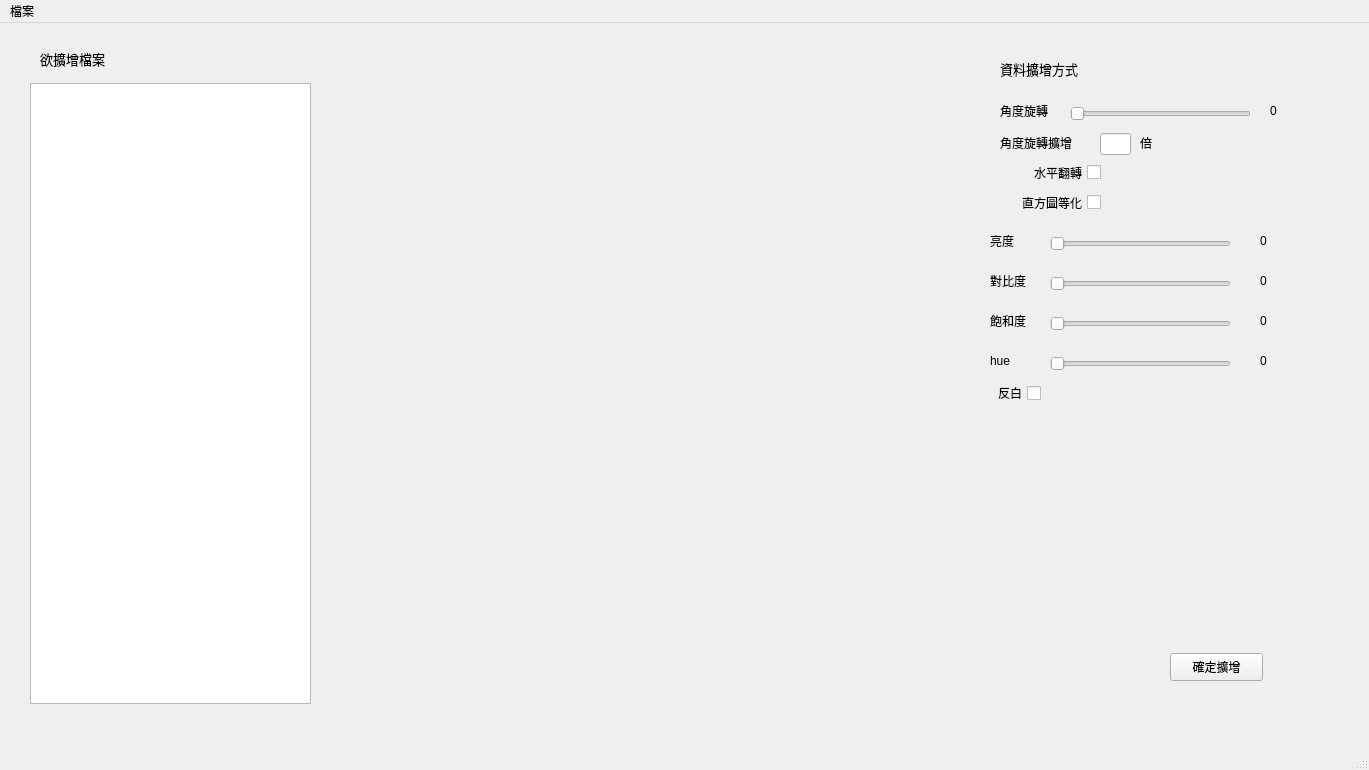
<?xml version="1.0" encoding="UTF-8"?>
<ui version="4.0">
 <class>MainWindow</class>
 <widget class="QMainWindow" name="MainWindow">
  <property name="geometry">
   <rect>
    <x>0</x>
    <y>0</y>
    <width>1369</width>
    <height>770</height>
   </rect>
  </property>
  <property name="windowTitle">
   <string>MainWindow</string>
  </property>
  <widget class="QWidget" name="centralwidget">
   <widget class="QLabel" name="label">
    <property name="geometry">
     <rect>
      <x>40</x>
      <y>20</y>
      <width>171</width>
      <height>31</height>
     </rect>
    </property>
    <property name="font">
     <font>
      <family>Arial</family>
      <pointsize>10</pointsize>
     </font>
    </property>
    <property name="text">
     <string>欲擴增檔案</string>
    </property>
   </widget>
   <widget class="QListWidget" name="filename_listwidget">
    <property name="geometry">
     <rect>
      <x>30</x>
      <y>60</y>
      <width>281</width>
      <height>621</height>
     </rect>
    </property>
   </widget>
   <widget class="QLabel" name="imageDisplayer">
    <property name="geometry">
     <rect>
      <x>370</x>
      <y>60</y>
      <width>600</width>
      <height>600</height>
     </rect>
    </property>
    <property name="maximumSize">
     <size>
      <width>600</width>
      <height>600</height>
     </size>
    </property>
    <property name="text">
     <string/>
    </property>
   </widget>
   <widget class="QLabel" name="label_2">
    <property name="geometry">
     <rect>
      <x>1000</x>
      <y>30</y>
      <width>171</width>
      <height>31</height>
     </rect>
    </property>
    <property name="font">
     <font>
      <family>Arial</family>
      <pointsize>10</pointsize>
     </font>
    </property>
    <property name="text">
     <string>資料擴增方式</string>
    </property>
   </widget>
   <widget class="QLabel" name="label_3">
    <property name="geometry">
     <rect>
      <x>1000</x>
      <y>80</y>
      <width>58</width>
      <height>15</height>
     </rect>
    </property>
    <property name="text">
     <string>角度旋轉</string>
    </property>
   </widget>
   <widget class="QSlider" name="rotationSlider">
    <property name="geometry">
     <rect>
      <x>1070</x>
      <y>80</y>
      <width>181</width>
      <height>22</height>
     </rect>
    </property>
    <property name="maximum">
     <number>60</number>
    </property>
    <property name="orientation">
     <enum>Qt::Horizontal</enum>
    </property>
   </widget>
   <widget class="QLabel" name="rotationValueLabel">
    <property name="geometry">
     <rect>
      <x>1270</x>
      <y>80</y>
      <width>58</width>
      <height>15</height>
     </rect>
    </property>
    <property name="text">
     <string>0</string>
    </property>
   </widget>
   <widget class="QLabel" name="label_5">
    <property name="geometry">
     <rect>
      <x>1000</x>
      <y>110</y>
      <width>91</width>
      <height>20</height>
     </rect>
    </property>
    <property name="text">
     <string>角度旋轉擴增</string>
    </property>
   </widget>
   <widget class="QLineEdit" name="augmentation_inputBox">
    <property name="geometry">
     <rect>
      <x>1100</x>
      <y>110</y>
      <width>31</width>
      <height>22</height>
     </rect>
    </property>
   </widget>
   <widget class="QLabel" name="label_6">
    <property name="geometry">
     <rect>
      <x>1140</x>
      <y>110</y>
      <width>31</width>
      <height>20</height>
     </rect>
    </property>
    <property name="text">
     <string>倍</string>
    </property>
   </widget>
   <widget class="QCheckBox" name="flip_checkBox">
    <property name="geometry">
     <rect>
      <x>1000</x>
      <y>140</y>
      <width>101</width>
      <height>19</height>
     </rect>
    </property>
    <property name="layoutDirection">
     <enum>Qt::RightToLeft</enum>
    </property>
    <property name="text">
     <string>水平翻轉</string>
    </property>
    <property name="tristate">
     <bool>false</bool>
    </property>
   </widget>
   <widget class="QCheckBox" name="histo_checkBox">
    <property name="geometry">
     <rect>
      <x>1000</x>
      <y>170</y>
      <width>101</width>
      <height>19</height>
     </rect>
    </property>
    <property name="layoutDirection">
     <enum>Qt::RightToLeft</enum>
    </property>
    <property name="text">
     <string>直方圖等化</string>
    </property>
    <property name="tristate">
     <bool>false</bool>
    </property>
   </widget>
   <widget class="QLabel" name="label_8">
    <property name="geometry">
     <rect>
      <x>990</x>
      <y>210</y>
      <width>31</width>
      <height>16</height>
     </rect>
    </property>
    <property name="text">
     <string>亮度</string>
    </property>
   </widget>
   <widget class="QSlider" name="brightnessSlider">
    <property name="geometry">
     <rect>
      <x>1050</x>
      <y>210</y>
      <width>181</width>
      <height>22</height>
     </rect>
    </property>
    <property name="maximum">
     <number>5</number>
    </property>
    <property name="singleStep">
     <number>1</number>
    </property>
    <property name="orientation">
     <enum>Qt::Horizontal</enum>
    </property>
   </widget>
   <widget class="QLabel" name="label_7">
    <property name="geometry">
     <rect>
      <x>990</x>
      <y>330</y>
      <width>31</width>
      <height>16</height>
     </rect>
    </property>
    <property name="text">
     <string>hue</string>
    </property>
   </widget>
   <widget class="QSlider" name="hueSlider">
    <property name="geometry">
     <rect>
      <x>1050</x>
      <y>330</y>
      <width>181</width>
      <height>22</height>
     </rect>
    </property>
    <property name="maximum">
     <number>5</number>
    </property>
    <property name="orientation">
     <enum>Qt::Horizontal</enum>
    </property>
   </widget>
   <widget class="QLabel" name="label_9">
    <property name="geometry">
     <rect>
      <x>990</x>
      <y>250</y>
      <width>51</width>
      <height>16</height>
     </rect>
    </property>
    <property name="text">
     <string>對比度</string>
    </property>
   </widget>
   <widget class="QSlider" name="contrastSlider">
    <property name="geometry">
     <rect>
      <x>1050</x>
      <y>250</y>
      <width>181</width>
      <height>22</height>
     </rect>
    </property>
    <property name="maximum">
     <number>5</number>
    </property>
    <property name="orientation">
     <enum>Qt::Horizontal</enum>
    </property>
   </widget>
   <widget class="QCheckBox" name="highlight_checkBox">
    <property name="geometry">
     <rect>
      <x>990</x>
      <y>360</y>
      <width>51</width>
      <height>20</height>
     </rect>
    </property>
    <property name="layoutDirection">
     <enum>Qt::RightToLeft</enum>
    </property>
    <property name="text">
     <string>反白</string>
    </property>
    <property name="tristate">
     <bool>false</bool>
    </property>
   </widget>
   <widget class="QLabel" name="label_10">
    <property name="geometry">
     <rect>
      <x>990</x>
      <y>290</y>
      <width>51</width>
      <height>16</height>
     </rect>
    </property>
    <property name="text">
     <string>飽和度</string>
    </property>
   </widget>
   <widget class="QSlider" name="saturateSlider">
    <property name="geometry">
     <rect>
      <x>1050</x>
      <y>290</y>
      <width>181</width>
      <height>22</height>
     </rect>
    </property>
    <property name="maximum">
     <number>5</number>
    </property>
    <property name="orientation">
     <enum>Qt::Horizontal</enum>
    </property>
   </widget>
   <widget class="QLabel" name="brightnessValueLabel">
    <property name="geometry">
     <rect>
      <x>1260</x>
      <y>210</y>
      <width>58</width>
      <height>15</height>
     </rect>
    </property>
    <property name="text">
     <string>0</string>
    </property>
   </widget>
   <widget class="QLabel" name="contrastValueLabel">
    <property name="geometry">
     <rect>
      <x>1260</x>
      <y>250</y>
      <width>58</width>
      <height>15</height>
     </rect>
    </property>
    <property name="text">
     <string>0</string>
    </property>
   </widget>
   <widget class="QLabel" name="saturateValueLabel">
    <property name="geometry">
     <rect>
      <x>1260</x>
      <y>290</y>
      <width>58</width>
      <height>15</height>
     </rect>
    </property>
    <property name="text">
     <string>0</string>
    </property>
   </widget>
   <widget class="QLabel" name="hueValueLabel">
    <property name="geometry">
     <rect>
      <x>1260</x>
      <y>330</y>
      <width>58</width>
      <height>15</height>
     </rect>
    </property>
    <property name="text">
     <string>0</string>
    </property>
   </widget>
   <widget class="QPushButton" name="augmentationButton">
    <property name="geometry">
     <rect>
      <x>1170</x>
      <y>630</y>
      <width>93</width>
      <height>28</height>
     </rect>
    </property>
    <property name="text">
     <string>確定擴增</string>
    </property>
   </widget>
  </widget>
  <widget class="QMenuBar" name="menubar">
   <property name="geometry">
    <rect>
     <x>0</x>
     <y>0</y>
     <width>1369</width>
     <height>25</height>
    </rect>
   </property>
   <widget class="QMenu" name="menu">
    <property name="title">
     <string>檔案</string>
    </property>
    <addaction name="action_loadImage"/>
    <addaction name="action_loadFolder"/>
    <addaction name="action_loadAnnotation"/>
    <addaction name="action_selectSavePath"/>
   </widget>
   <addaction name="menu"/>
  </widget>
  <widget class="QStatusBar" name="statusbar"/>
  <action name="action_loadImage">
   <property name="text">
    <string>載入圖片</string>
   </property>
  </action>
  <action name="action_loadFolder">
   <property name="text">
    <string>載入資料夾</string>
   </property>
  </action>
  <action name="action_selectSavePath">
   <property name="text">
    <string>選擇儲存位置</string>
   </property>
  </action>
  <action name="action_loadAnnotation">
   <property name="text">
    <string>載入標記檔</string>
   </property>
  </action>
 </widget>
 <resources/>
 <connections/>
</ui>
